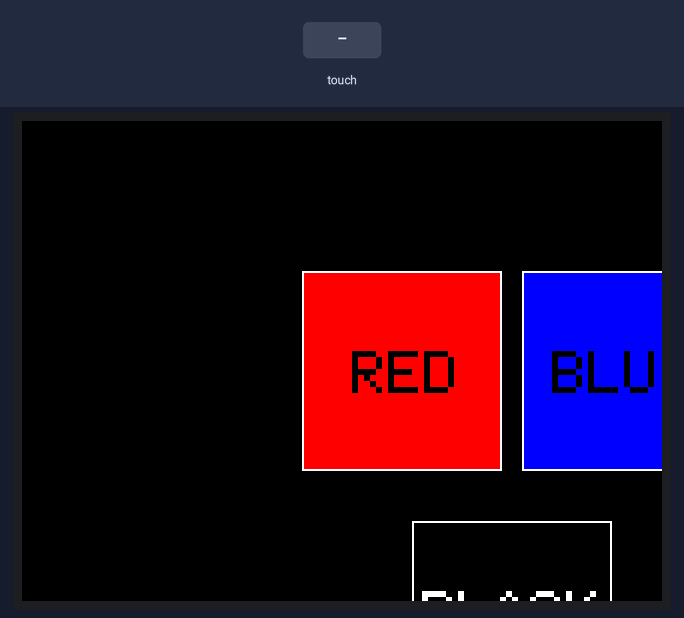
The sketch below on a simulated Arduino Uno, built with avr-gcc and run on an emulated ATmega328P. On the bench: 320×240 colour display. Inputs (shaded band) come from the test bench.

Above: at 1.2 s.
1.3 s: touch panel pressed at 38 % / 30 % of its raw x / y range
At 2.2 s:
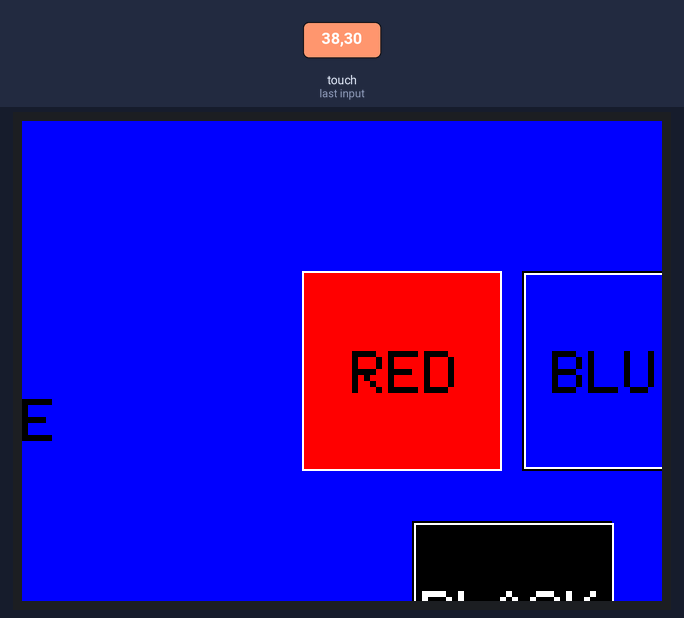
2.9 s: touch panel pressed at 38 % / 50 % of its raw x / y range
At 4.4 s:
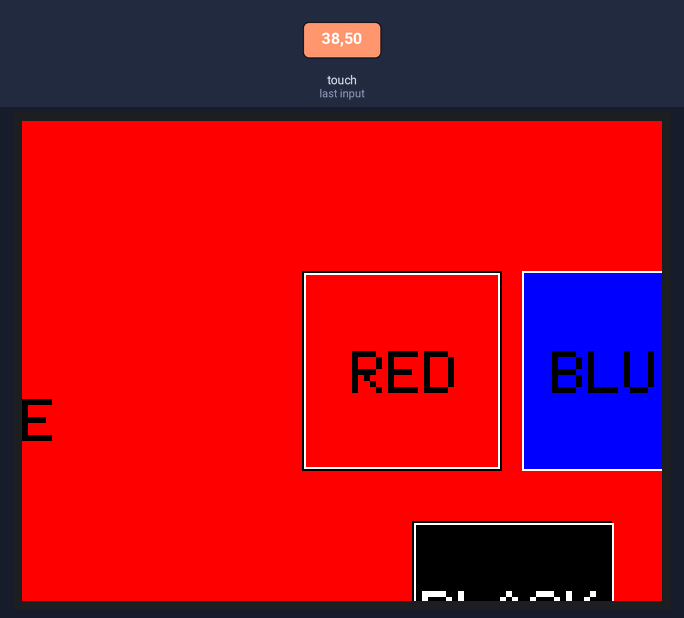
Timing chart, 0 to 5.9 s (numbered marks = the images above; inputs shaded):
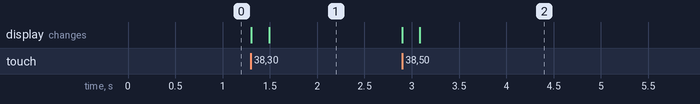

Measured:
- after the input at 1.3 s, the display: first changes at once (image 1 shows a later state)
- after the input at 2.9 s, the display: first changes at once (image 2 shows a later state)

The sketch:

latihanButton.ino
```cpp
#include <Adafruit_GFX.h> // main graphics library
#include <TouchScreen.h> // supporting library
#include <MCUFRIEND_kbv.h> // main tft library

const int XP=6,XM=A2,YP=A1,YM=7; //320x480 ID=0x9488
int TS_LEFT=858,TS_RT=142,TS_TOP=757,TS_BOT=104; // values after doing lcd clibration. you can upload the clibration example from one of three libraries used here and then copy paste the values here

#define LCD_CS A3
#define LCD_CD A2
#define LCD_WR A1
#define LCD_RD A0
// optional
#define LCD_RESET A4

MCUFRIEND_kbv tft(LCD_CS, LCD_CD, LCD_WR, LCD_RD, LCD_RESET);

#define BLACK   0x0000
#define BLUE    0x001F
#define RED     0xF800
#define GREEN   0x07E0
#define CYAN    0x07FF
#define MAGENTA 0xF81F
#define YELLOW  0xFFE0
#define WHITE   0xFFFF

TouchScreen ts = TouchScreen(XP, YP, XM, YM, 300);

void setup() {

uint16_t ID = tft.readID();
   if (ID == 0xD3) ID = 0x9488; // if your LCD have another ID then paste it.     tft.begin(ID);
    tft.setRotation(1);
    tft.fillScreen(BLACK);
tft.setTextColor(WHITE);
    tft.setTextSize(3);
    tft.fillRect(250 , 75 , 100, 100 , BLUE );
    tft.fillRect(140,75,100,100,RED);
      tft.setTextSize(3);
    tft.setTextColor(BLACK);
    tft.setCursor(165,115);
    tft.print("RED");
    tft.setCursor(265,115);
    tft.print("BLUE");
    tft.setTextColor(WHITE);
    tft.setCursor(200,235);
    tft.print("BLACK");
    tft.drawRect(250 , 75 , 100, 100 , WHITE );
    tft.drawRect(140,75,100,100,WHITE);
    tft.drawRect(195,200,100,100,WHITE);

}

void loop() {

   int button_on = 0;
  int pixel_x, pixel_y;
  TSPoint p = ts.getPoint();
  if (p.z > ts.pressureThreshhold) {

    pixel_x = map(p.y, TS_LEFT=757, TS_RT=104, 0, 480);// mapping the values
    pixel_y = map(p.x, TS_TOP=142, TS_BOT=858, 0, 320);

       // if the LCD sens the touch in following coordinates, then the                 condition will be executed

       if(pixel_x>250 && pixel_x<350 && pixel_y>75 && pixel_y<175 ){

    pinMode(XM, OUTPUT);
    pinMode(YP, OUTPUT);

    tft.fillScreen(BLUE);
    tft.drawRect(250 , 75 , 100, 100 , BLACK );
    tft.fillRect(140,75,100,100,RED);
    tft.drawRect(251 , 76 , 98, 98 , WHITE );
    tft.drawRect(140,75,100,100,WHITE);
    tft.fillRect(195,200,100,100,BLACK);
    tft.drawRect(195,200,100,100,BLACK);
    tft.drawRect(196,201,100,100,WHITE);
    tft.setTextSize(3);
    tft.setTextColor(BLACK);
    tft.setCursor(165,115);
    tft.print("RED");
    tft.setCursor(265,115);
    tft.print("BLUE");
    tft.setTextColor(WHITE);
    tft.setCursor(200,235);
    tft.print("BLACK");

   }

       if(pixel_x>140 && pixel_x<240 && pixel_y>75 && pixel_y<175 ){

    pinMode(XM, OUTPUT);
    pinMode(YP, OUTPUT);

    tft.fillScreen(RED);
    tft.fillRect(250 , 75 , 100, 100 , BLUE );
    tft.drawRect(140,75,100,100,BLACK);
    tft.drawRect(250 , 75 , 100, 100 , WHITE );
    tft.drawRect(141,76,98,98,WHITE);
    tft.fillRect(195,200,100,100,BLACK);
    tft.drawRect(195,200,100,100,BLACK);
    tft.drawRect(196,201,100,100,WHITE);
    tft.setTextSize(3);
    tft.setTextColor(BLACK);
    tft.setCursor(165,115);
    tft.print("RED");
    tft.setCursor(265,115);
    tft.print("BLUE");
    tft.setTextColor(WHITE);
    tft.setCursor(200,235);
    tft.print("BLACK");
   }

     if(pixel_x>195 && pixel_x<295 && pixel_y>200 && pixel_y<300 ){

    pinMode(XM, OUTPUT);
    pinMode(YP, OUTPUT);

    tft.fillScreen(BLACK);
    tft.fillRect(250 , 75 , 100, 100 , BLUE );
    tft.fillRect(140,75,100,100,RED);
    tft.drawRect(195,200,100,100,WHITE);
    tft.setTextSize(3);
    tft.setTextColor(BLACK);
    tft.setCursor(165,115);
    tft.print("RED");
    tft.setCursor(265,115);
    tft.print("BLUE");
    tft.setTextColor(WHITE);
    tft.setCursor(200,235);
    tft.print("BLACK");
  }
 }

}
```
